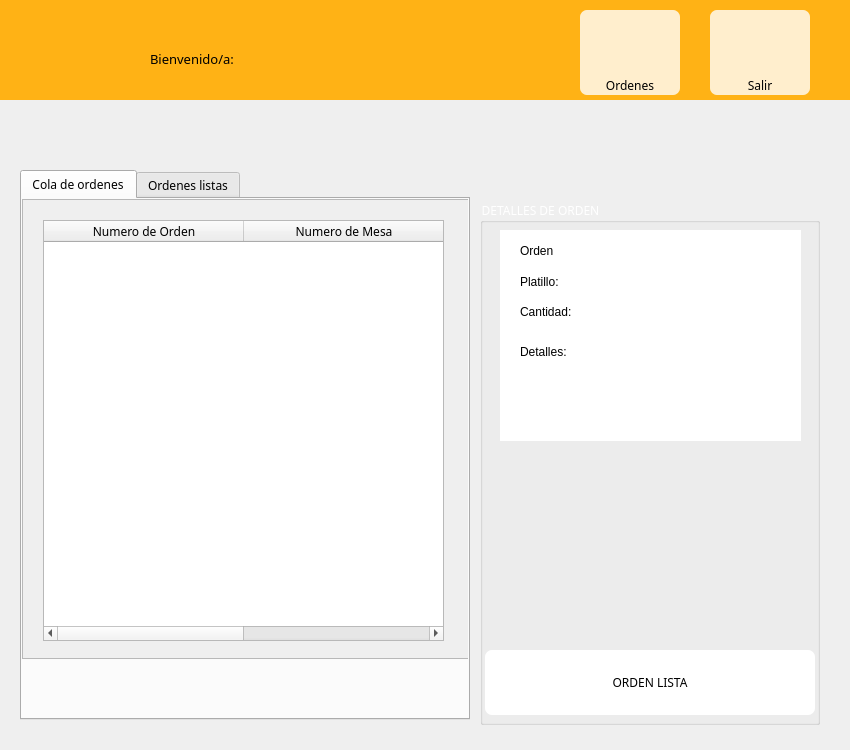
<?xml version="1.0" encoding="UTF-8"?>
<ui version="4.0">
 <class>cocinero_menu</class>
 <widget class="QDialog" name="cocinero_menu">
  <property name="geometry">
   <rect>
    <x>0</x>
    <y>0</y>
    <width>850</width>
    <height>750</height>
   </rect>
  </property>
  <property name="maximumSize">
   <size>
    <width>850</width>
    <height>800</height>
   </size>
  </property>
  <property name="windowTitle">
   <string>Cocinero</string>
  </property>
  <property name="windowIcon">
   <iconset resource="IMG/imags.qrc">
    <normaloff>:/iconos/restaurante.png</normaloff>:/iconos/restaurante.png</iconset>
  </property>
  <widget class="QWidget" name="Cmenu" native="true">
   <property name="geometry">
    <rect>
     <x>0</x>
     <y>0</y>
     <width>850</width>
     <height>100</height>
    </rect>
   </property>
   <property name="styleSheet">
    <string notr="true">#Cmenu{
	background-color: rgb(255, 178, 21);}</string>
   </property>
   <widget class="QLabel" name="lblCocinero">
    <property name="geometry">
     <rect>
      <x>150</x>
      <y>50</y>
      <width>131</width>
      <height>41</height>
     </rect>
    </property>
    <property name="sizePolicy">
     <sizepolicy hsizetype="Fixed" vsizetype="Fixed">
      <horstretch>0</horstretch>
      <verstretch>0</verstretch>
     </sizepolicy>
    </property>
    <property name="font">
     <font>
      <family>Calisto MT</family>
      <pointsize>10</pointsize>
      <weight>50</weight>
      <bold>false</bold>
     </font>
    </property>
    <property name="layoutDirection">
     <enum>Qt::LeftToRight</enum>
    </property>
    <property name="styleSheet">
     <string notr="true">color: rgb(0, 0, 0);
</string>
    </property>
    <property name="text">
     <string>Bienvenido/a:</string>
    </property>
    <property name="textFormat">
     <enum>Qt::RichText</enum>
    </property>
    <property name="alignment">
     <set>Qt::AlignJustify|Qt::AlignTop</set>
    </property>
   </widget>
   <widget class="QLabel" name="label">
    <property name="geometry">
     <rect>
      <x>10</x>
      <y>0</y>
      <width>130</width>
      <height>100</height>
     </rect>
    </property>
    <property name="styleSheet">
     <string notr="true">border-image: url(:/imagenes/SABO.png);</string>
    </property>
    <property name="text">
     <string/>
    </property>
   </widget>
   <widget class="QPushButton" name="Csalir_pushButton">
    <property name="geometry">
     <rect>
      <x>710</x>
      <y>10</y>
      <width>100</width>
      <height>65</height>
     </rect>
    </property>
    <property name="styleSheet">
     <string notr="true">background-color: rgba(255, 255, 255,200);
border-top-right-radius:7px 7px;
border-top-left-radius:7px 7px;</string>
    </property>
    <property name="text">
     <string/>
    </property>
    <property name="icon">
     <iconset resource="IMG/imags.qrc">
      <normaloff>:/iconos/salida.png</normaloff>:/iconos/salida.png</iconset>
    </property>
    <property name="iconSize">
     <size>
      <width>100</width>
      <height>55</height>
     </size>
    </property>
   </widget>
   <widget class="QPushButton" name="oridenes_pushButton">
    <property name="geometry">
     <rect>
      <x>580</x>
      <y>10</y>
      <width>100</width>
      <height>65</height>
     </rect>
    </property>
    <property name="styleSheet">
     <string notr="true">background-color: rgba(255, 255, 255,200);
border-top-right-radius:7px 7px;
border-top-left-radius:7px 7px;</string>
    </property>
    <property name="text">
     <string/>
    </property>
    <property name="icon">
     <iconset resource="IMG/imags.qrc">
      <normaloff>:/iconos/ordenes.png</normaloff>:/iconos/ordenes.png</iconset>
    </property>
    <property name="iconSize">
     <size>
      <width>100</width>
      <height>75</height>
     </size>
    </property>
   </widget>
   <widget class="QLabel" name="label_2">
    <property name="geometry">
     <rect>
      <x>710</x>
      <y>75</y>
      <width>100</width>
      <height>20</height>
     </rect>
    </property>
    <property name="font">
     <font>
      <family>Calisto MT</family>
     </font>
    </property>
    <property name="styleSheet">
     <string notr="true">background-color: rgba(255, 255, 255,200);
border-bottom-right-radius:7px 7px;
border-bottom-left-radius:7px 7px;</string>
    </property>
    <property name="text">
     <string>Salir</string>
    </property>
    <property name="alignment">
     <set>Qt::AlignCenter</set>
    </property>
   </widget>
   <widget class="QLabel" name="label_3">
    <property name="geometry">
     <rect>
      <x>580</x>
      <y>75</y>
      <width>100</width>
      <height>20</height>
     </rect>
    </property>
    <property name="font">
     <font>
      <family>Calisto MT</family>
     </font>
    </property>
    <property name="styleSheet">
     <string notr="true">background-color: rgba(255, 255, 255,200);
border-bottom-right-radius:7px 7px;
border-bottom-left-radius:7px 7px;</string>
    </property>
    <property name="text">
     <string>Ordenes</string>
    </property>
    <property name="alignment">
     <set>Qt::AlignCenter</set>
    </property>
   </widget>
  </widget>
  <widget class="QTabWidget" name="tabWidget">
   <property name="geometry">
    <rect>
     <x>20</x>
     <y>170</y>
     <width>450</width>
     <height>550</height>
    </rect>
   </property>
   <property name="font">
    <font>
     <family>Calisto MT</family>
     <pointsize>9</pointsize>
    </font>
   </property>
   <property name="currentIndex">
    <number>0</number>
   </property>
   <property name="iconSize">
    <size>
     <width>104</width>
     <height>80</height>
    </size>
   </property>
   <widget class="QWidget" name="colaordenes">
    <attribute name="icon">
     <iconset resource="IMG/imags.qrc">
      <normaloff>:/iconos/cola ordenes.png</normaloff>:/iconos/cola ordenes.png</iconset>
    </attribute>
    <attribute name="title">
     <string>Cola de ordenes</string>
    </attribute>
    <widget class="QScrollArea" name="scrollArea_2">
     <property name="geometry">
      <rect>
       <x>0</x>
       <y>0</y>
       <width>450</width>
       <height>460</height>
      </rect>
     </property>
     <property name="widgetResizable">
      <bool>true</bool>
     </property>
     <widget class="QWidget" name="scrollAreaWidgetContents_2">
      <property name="geometry">
       <rect>
        <x>0</x>
        <y>0</y>
        <width>448</width>
        <height>458</height>
       </rect>
      </property>
      <widget class="QTableWidget" name="orden_tableWidget">
       <property name="geometry">
        <rect>
         <x>20</x>
         <y>20</y>
         <width>401</width>
         <height>421</height>
        </rect>
       </property>
       <property name="cursor" stdset="0">
        <cursorShape>PointingHandCursor</cursorShape>
       </property>
       <property name="selectionBehavior">
        <enum>QAbstractItemView::SelectRows</enum>
       </property>
       <attribute name="horizontalHeaderDefaultSectionSize">
        <number>200</number>
       </attribute>
       <attribute name="verticalHeaderVisible">
        <bool>false</bool>
       </attribute>
       <attribute name="verticalHeaderMinimumSectionSize">
        <number>50</number>
       </attribute>
       <attribute name="verticalHeaderDefaultSectionSize">
        <number>50</number>
       </attribute>
       <column>
        <property name="text">
         <string>Numero de Orden</string>
        </property>
        <property name="textAlignment">
         <set>AlignCenter</set>
        </property>
       </column>
       <column>
        <property name="text">
         <string>Numero de Mesa</string>
        </property>
        <property name="textAlignment">
         <set>AlignCenter</set>
        </property>
       </column>
      </widget>
     </widget>
    </widget>
   </widget>
   <widget class="QWidget" name="ordneshechas">
    <attribute name="icon">
     <iconset resource="IMG/imags.qrc">
      <normaloff>:/iconos/listaorden.png</normaloff>:/iconos/listaorden.png</iconset>
    </attribute>
    <attribute name="title">
     <string>Ordenes listas</string>
    </attribute>
    <widget class="QScrollArea" name="scrollArea">
     <property name="geometry">
      <rect>
       <x>0</x>
       <y>0</y>
       <width>450</width>
       <height>460</height>
      </rect>
     </property>
     <property name="widgetResizable">
      <bool>true</bool>
     </property>
     <widget class="QWidget" name="scrollAreaWidgetContents">
      <property name="geometry">
       <rect>
        <x>0</x>
        <y>0</y>
        <width>448</width>
        <height>458</height>
       </rect>
      </property>
      <widget class="QTableWidget" name="orden_lista_tableWidget">
       <property name="geometry">
        <rect>
         <x>10</x>
         <y>10</y>
         <width>421</width>
         <height>431</height>
        </rect>
       </property>
       <property name="cursor" stdset="0">
        <cursorShape>PointingHandCursor</cursorShape>
       </property>
       <property name="selectionBehavior">
        <enum>QAbstractItemView::SelectRows</enum>
       </property>
       <attribute name="horizontalHeaderDefaultSectionSize">
        <number>200</number>
       </attribute>
       <attribute name="verticalHeaderVisible">
        <bool>false</bool>
       </attribute>
       <attribute name="verticalHeaderMinimumSectionSize">
        <number>50</number>
       </attribute>
       <attribute name="verticalHeaderDefaultSectionSize">
        <number>50</number>
       </attribute>
       <column>
        <property name="text">
         <string>Numero de Orden</string>
        </property>
       </column>
       <column>
        <property name="text">
         <string>Numero de Mesa</string>
        </property>
       </column>
      </widget>
     </widget>
    </widget>
   </widget>
  </widget>
  <widget class="QGroupBox" name="detalles">
   <property name="geometry">
    <rect>
     <x>480</x>
     <y>200</y>
     <width>340</width>
     <height>525</height>
    </rect>
   </property>
   <property name="font">
    <font>
     <family>Calisto MT</family>
     <pointsize>9</pointsize>
    </font>
   </property>
   <property name="styleSheet">
    <string notr="true">
#detalles{
color: rgb(255, 255, 255);
}</string>
   </property>
   <property name="title">
    <string>DETALLES DE ORDEN</string>
   </property>
   <widget class="QPushButton" name="ordenlista_pushButton">
    <property name="geometry">
     <rect>
      <x>5</x>
      <y>450</y>
      <width>330</width>
      <height>65</height>
     </rect>
    </property>
    <property name="font">
     <font>
      <family>Calisto MT</family>
     </font>
    </property>
    <property name="layoutDirection">
     <enum>Qt::LeftToRight</enum>
    </property>
    <property name="styleSheet">
     <string notr="true">QPushButton{
border-width: 0px;
border-radius: 7px;
background: rgb(255, 255, 255);
}

QPushButton:hover{
	background: rgba(255, 178, 21,0.7);

    border-radius: 7px;
	font: 75 9pt &quot;Calisto MT&quot;;
    selection-color: white;  
    padding: 2px 4px;
}
</string>
    </property>
    <property name="text">
     <string>ORDEN LISTA</string>
    </property>
    <property name="icon">
     <iconset resource="IMG/imags.qrc">
      <normaloff>:/iconos/ordenlista.png</normaloff>:/iconos/ordenlista.png</iconset>
    </property>
    <property name="iconSize">
     <size>
      <width>80</width>
      <height>70</height>
     </size>
    </property>
   </widget>
   <widget class="QWidget" name="widget" native="true">
    <property name="geometry">
     <rect>
      <x>20</x>
      <y>30</y>
      <width>301</width>
      <height>211</height>
     </rect>
    </property>
    <property name="styleSheet">
     <string notr="true">background-color: rgb(255, 255, 255);</string>
    </property>
    <widget class="QLabel" name="orden">
     <property name="geometry">
      <rect>
       <x>20</x>
       <y>0</y>
       <width>71</width>
       <height>41</height>
      </rect>
     </property>
     <property name="styleSheet">
      <string notr="true">background-color: rgb(255, 255, 255);</string>
     </property>
     <property name="text">
      <string>Orden</string>
     </property>
    </widget>
    <widget class="QWidget" name="layoutWidget">
     <property name="geometry">
      <rect>
       <x>20</x>
       <y>40</y>
       <width>261</width>
       <height>23</height>
      </rect>
     </property>
     <layout class="QHBoxLayout" name="horizontalLayout">
      <item>
       <widget class="QLabel" name="label_4">
        <property name="text">
         <string>Platillo:</string>
        </property>
       </widget>
      </item>
      <item>
       <widget class="QLabel" name="nombre_label">
        <property name="font">
         <font>
          <pointsize>10</pointsize>
          <weight>75</weight>
          <bold>true</bold>
         </font>
        </property>
        <property name="text">
         <string/>
        </property>
       </widget>
      </item>
     </layout>
    </widget>
    <widget class="QWidget" name="layoutWidget">
     <property name="geometry">
      <rect>
       <x>20</x>
       <y>70</y>
       <width>261</width>
       <height>23</height>
      </rect>
     </property>
     <layout class="QHBoxLayout" name="horizontalLayout_2">
      <item>
       <widget class="QLabel" name="label_5">
        <property name="text">
         <string>Cantidad:</string>
        </property>
       </widget>
      </item>
      <item>
       <widget class="QLabel" name="cantidad_label">
        <property name="font">
         <font>
          <pointsize>10</pointsize>
          <weight>75</weight>
          <bold>true</bold>
         </font>
        </property>
        <property name="text">
         <string/>
        </property>
       </widget>
      </item>
     </layout>
    </widget>
    <widget class="QWidget" name="layoutWidget">
     <property name="geometry">
      <rect>
       <x>20</x>
       <y>100</y>
       <width>261</width>
       <height>91</height>
      </rect>
     </property>
     <layout class="QVBoxLayout" name="verticalLayout">
      <item>
       <widget class="QLabel" name="label_6">
        <property name="text">
         <string>Detalles:</string>
        </property>
       </widget>
      </item>
      <item>
       <widget class="QLabel" name="detalles_label">
        <property name="font">
         <font>
          <pointsize>10</pointsize>
          <weight>75</weight>
          <bold>true</bold>
         </font>
        </property>
        <property name="text">
         <string/>
        </property>
       </widget>
      </item>
     </layout>
    </widget>
   </widget>
   <widget class="QLabel" name="foto_label">
    <property name="geometry">
     <rect>
      <x>20</x>
      <y>260</y>
      <width>301</width>
      <height>171</height>
     </rect>
    </property>
    <property name="text">
     <string/>
    </property>
    <property name="scaledContents">
     <bool>true</bool>
    </property>
   </widget>
  </widget>
  <widget class="QWidget" name="fondo" native="true">
   <property name="geometry">
    <rect>
     <x>0</x>
     <y>-100</y>
     <width>850</width>
     <height>850</height>
    </rect>
   </property>
   <property name="styleSheet">
    <string notr="true">border-image: url(:/imagenes/fondoc.jpg);</string>
   </property>
  </widget>
  <zorder>fondo</zorder>
  <zorder>Cmenu</zorder>
  <zorder>tabWidget</zorder>
  <zorder>detalles</zorder>
 </widget>
 <resources>
  <include location="IMG/imags.qrc"/>
 </resources>
 <connections/>
</ui>
